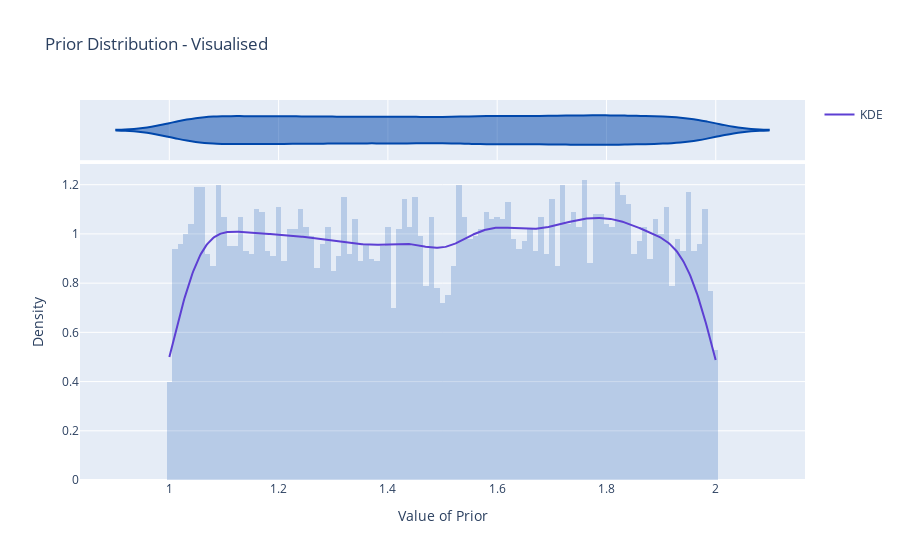

The cell this chart's notebook holds for it:
### Code cell
plot_prior_distribution(draws)

### Figure 1 — Plotly figure (JSON) as saved in the notebook; plotly's stock layout.template omitted (floating-point values rounded to 4 significant figures; data arrays with more than 128 entries replaced by an {"elided": "..."} marker saying what was removed)
{"data": [{"alignmentgroup": "True", "bingroup": "x", "histnorm": "probability density", "hovertemplate": "Value=%{x}<br>probability density=%{y}<extra></extra>", "legendgroup": "", "marker": {"color": "#0047AB", "opacity": 0.2, "pattern": {"shape": ""}}, "name": "", "nbinsx": 100, "offsetgroup": "", "orientation": "v", "showlegend": false, "type": "histogram", "x": {"elided": "10000 float values"}, "xaxis": "x", "yaxis": "y"}, {"alignmentgroup": "True", "hovertemplate": "Value=%{x}<extra></extra>", "legendgroup": "", "marker": {"color": "#0047AB"}, "name": "", "offsetgroup": "", "scalegroup": "x", "showlegend": false, "type": "violin", "x": {"elided": "10000 float values"}, "xaxis": "x2", "yaxis": "y2"}, {"line": {"color": "#5D3FD3"}, "mode": "lines", "name": "KDE", "type": "scatter", "x": {"elided": "500 float values"}, "y": {"elided": "500 float values"}}], "layout": {"autosize": true, "barmode": "relative", "legend": {"tracegroupgap": 0}, "title": {"text": "Prior Distribution - Visualised"}, "xaxis": {"anchor": "y", "autorange": true, "domain": [0, 1], "range": [0.8366, 2.163], "title": {"text": "Value of Prior"}, "type": "linear"}, "xaxis2": {"anchor": "y2", "autorange": true, "domain": [0, 1], "matches": "x", "range": [0.8366, 2.163], "showgrid": true, "showticklabels": false, "type": "linear"}, "yaxis": {"anchor": "x", "autorange": true, "domain": [0, 0.8316], "range": [0, 1.284], "title": {"text": "Density"}, "type": "linear"}, "yaxis2": {"anchor": "x2", "autorange": true, "domain": [0.8416, 1], "matches": "y2", "range": [-0.5, 0.5], "showgrid": false, "showline": false, "showticklabels": false, "ticks": "", "type": "category"}}}
